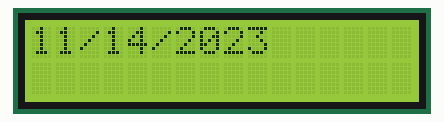
The sketch below on a simulated Arduino Uno, built with avr-gcc and run on an emulated ATmega328P. Shown: 16×2 character LCD. The local clock reads 2024-03-15 10:24:30 at power-on unless the sketch sets it.

Above: at 0.1 s.
At 4.1 s:
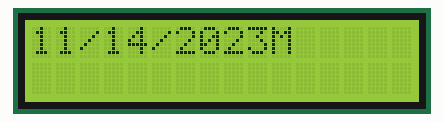
At 9.2 s:
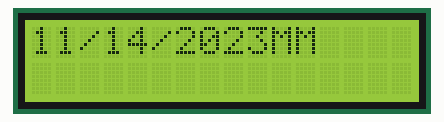
At 19.3 s:
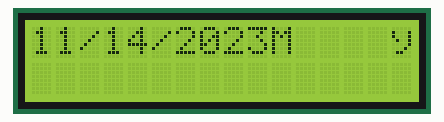
At 28.3 s:
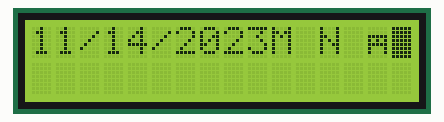
At 38.4 s:
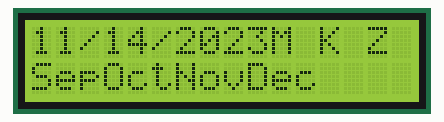

Measured:
- what the display in image 1 shows lasts 1.0 s, from 4.1 s to 5.1 s

The sketch:

digitalClock.ino
```cpp
#include <Wire.h>
#include <DS3231.h>
#include <LiquidCrystal.h>

// initialize the library with the numbers of the interface pins
LiquidCrystal lcd(7, 8, 9, 10, 11, 12);
DS3231 clock;
RTCDateTime dt;
  /*Serial.begin(9600);
  Serial.print(dt.hour);
  Serial.print(":");
  Serial.print(dt.minute);
  Serial.print(":");
  Serial.print(dt.second);
  Serial.println(":");
  */
  // Initialize DS3231
  //Serial.println("Initialize DS3231");
  void setup()
  {

  clock.begin();

  // Set sketch compiling time
  clock.setDateTime(__DATE__, __TIME__);
  //comment this out as soon as you reset the clock QUICKLY!!!!!!!!
  lcd.begin(16, 2);
  // Print a message to the LCD.
  lcd.setCursor(0, 0);
}

void loop()
{
  // Instantiates the dt for the Date and Time module.
  dt = clock.getDateTime();
  // Prints the Date with dashes for example 2/21/2020
  //dt = clock.dateFormat("js, M Y h:ia", dt);
  lcd.setCursor(0, 0);
  lcd.print(dt.month);
  lcd.print("/");
  lcd.print(dt.day);
  lcd.print("/");
  lcd.print(dt.year);
  // For leading zero look to DS3231_dateformat example

  if (Serial.available()) {
    // wait a bit for the entire message to arrive
    delay(100);
    // clear the screen
    // read all the available characters
    //while (Serial.available() > 0) {
      // display each character to the LCD
      //lcd.write(Serial.read());
    }

  delay(1000);

  //lcd.print(Serial.read());
  lcd.setCursor(0, 2);
  //lcd.print(dt.hour);
  //if (dt.hour =12
  int printedHour;
  if (dt.hour > 12) {
    printedHour = dt.hour - 12;

  }
  else {
    printedHour = dt.hour;
  }

  // In lcd.print(printedHour); add a 2 after printedHour. To make it this: lcd.print(printedHour, 2);
  // Updates the screen.
  lcd.clear();
  // Prints the time on the lcd.
  lcd.print(printedHour);
  //.print(printedHour, 2);
  lcd.print(":");
  lcd.print(dt.minute);
  lcd.print(" ");
  lcd.print(dt.second);
  if (dt.hour < 12) {
    lcd.print(" ");
    lcd.print("AM");
  }
  if (dt.hour >= 12) {
    lcd.print(" ");
    lcd.print("PM");
  }
  if (dt.minute >= 10) {
    lcd.print("0" + dt.minute);
  }
  if (dt.second >= 10) {
    lcd.print("0" + dt.second);
  }
  //lcd.print(clock.dateFormat("h:ia s", dt));
  //Serial.print(dt.minute) Serial.print(":")
  //Serial.print(dt.second) Serial.println(""))));
  //lcd.print(Serial));
}
```
